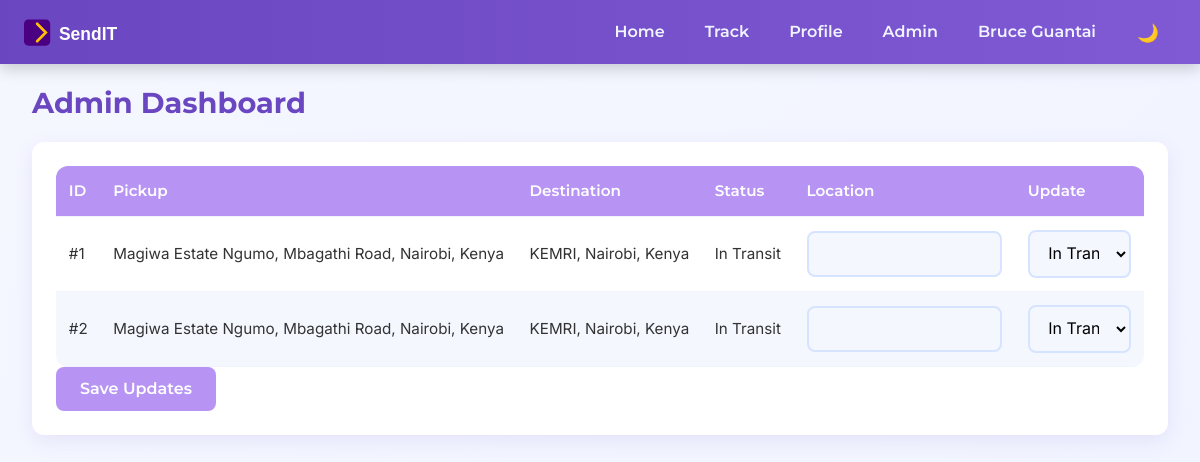
Page /admin (signed in) on the earlier database version.
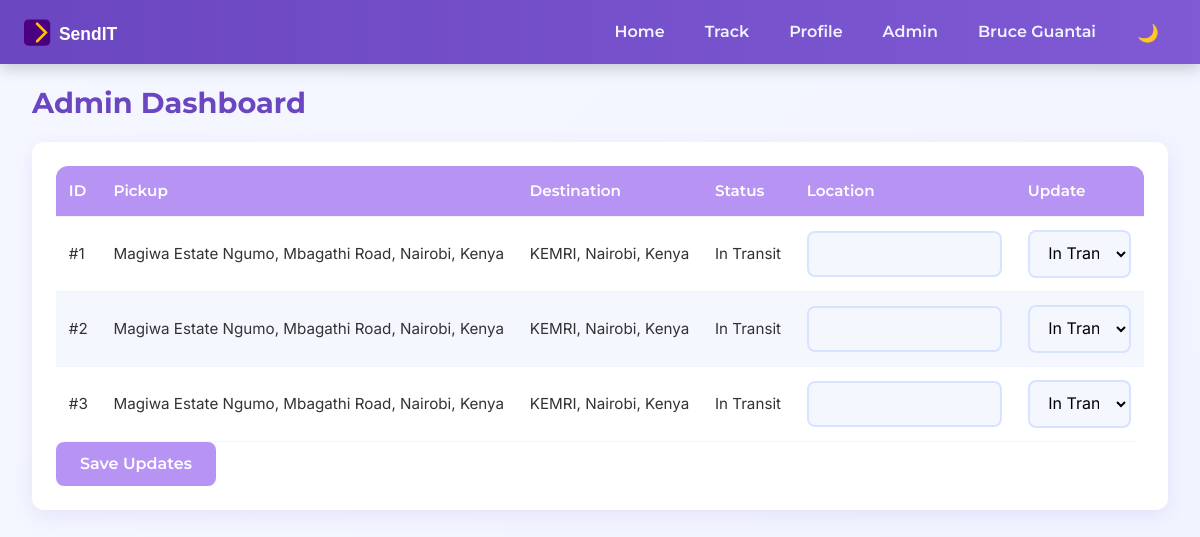
Same page on the later database version.
### models.py (models this page shows)
    class Parcel(db.Model):
        id = db.Column(db.Integer, primary_key=True)
        pickup = db.Column(db.String(255), nullable=False)
        destination = db.Column(db.String(255), nullable=False)
        weight = db.Column(db.Float, nullable=False)
        distance = db.Column(db.Float, nullable=False)
        cost = db.Column(db.Float, nullable=False)
        user_id = db.Column(db.Integer, db.ForeignKey('user.id'), nullable=False)
        tracking_number = db.Column(db.String(16), unique=True, nullable=False)
        status = db.Column(db.String(20), nullable=False, default='Pending')
        current_location = db.Column(db.String(255))
        created_at = db.Column(db.DateTime, nullable=False, default=datetime.utcnow)
        tracking_history = db.Column(JSON, nullable=False, default=[])
        payments = db.relationship('Payment', backref='parcel', lazy=True)

### routes.py (the view, shortened to what this page needs)
@bp.route('/admin', methods=['GET', 'POST'])
@login_required
def admin():
    Parcel = current_app.parcel_model
    if not current_user.is_admin:
        flash('Access denied: Admins only.', 'danger')
        return redirect(url_for('main.index'))
    parcels = Parcel.query.all()
    return render_template('admin.html', parcels=parcels)

### templates/admin.html (shortened to what this page needs)
{% extends "base.html" %}
{% block content %}
<div class="container">
    <h1>Admin Dashboard</h1>
    <div class="card">
        <form method="POST">
            <table class="parcel-table">
                <thead>
                    <tr>
                        <th>ID</th>
                        <th>Pickup</th>
                        <th>Destination</th>
                        <th>Status</th>
                        <th>Location</th>
                        <th>Update</th>
                    </tr>
                </thead>
                <tbody>
                    {% for parcel in parcels %}
                    <tr>
                        <td>#{{ parcel.id }}</td>
                        <td>{{ parcel.pickup }}</td>
                        <td>{{ parcel.destination }}</td>
                        <td>{{ parcel.status }}</td>
                        <td>
                            <input type="text" name="location_{{ parcel.id }}" value="{{ parcel.current_location or '' }}" class="form-control">
                        </td>
                        <td>
                            <select name="status_{{ parcel.id }}" class="form-control" required>
                                <option value="In Transit" {% if parcel.status == 'In Transit' %}selected{% endif %}>In Transit</option>
                            </select>
                        </td>
                    </tr>
                    {% endfor %}
                </tbody>
            </table>
            <button type="submit" class="btn btn-secondary">Save Updates</button>
        </form>
    </div>
</div>
{% endblock %}

Differences in the rows shown:
added Parcel: id "3", pickup "Magiwa Estate Ngumo, Mbagathi Road, Nairobi, Kenya", destination "KEMRI, Nairobi, Kenya", status "In Transit", status+id "In Transit"
